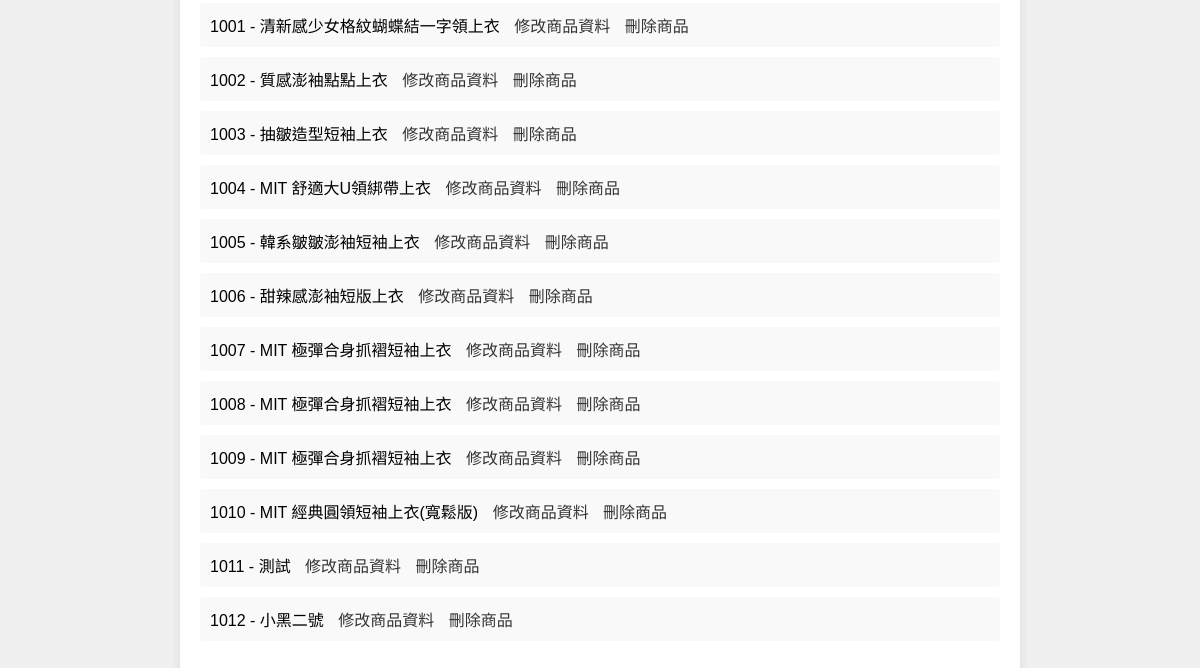
The app's page /manage_products.html/ (lower part), older data.
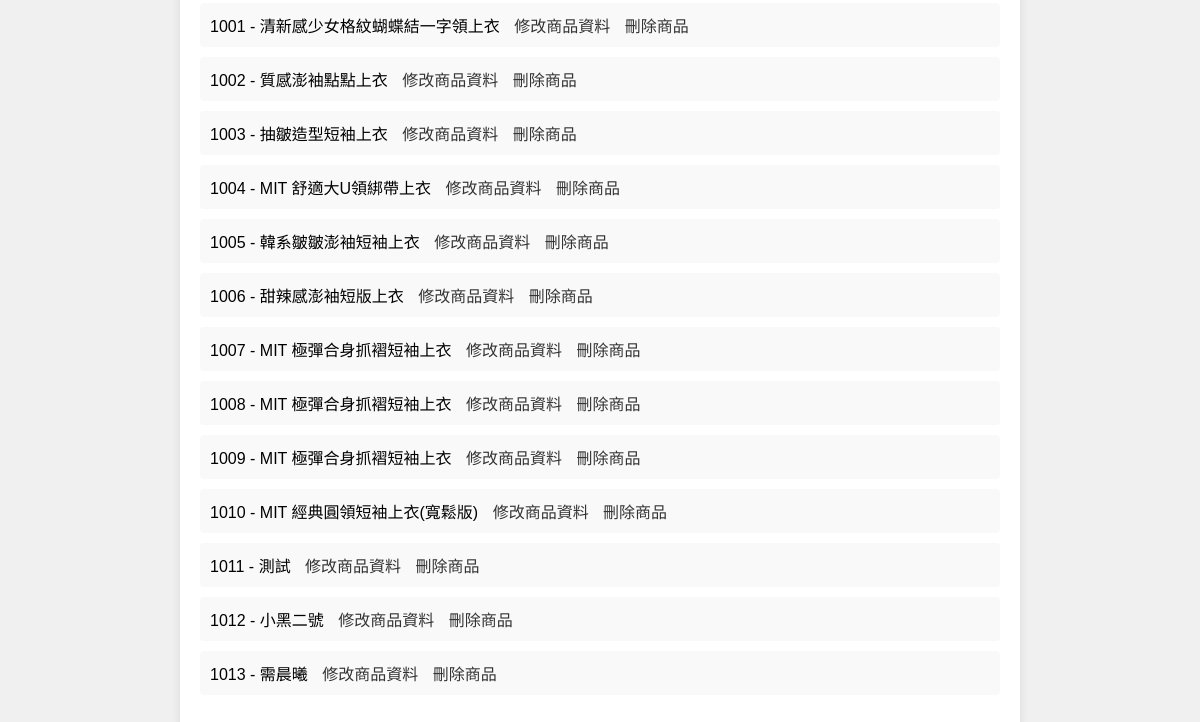
The same page, newer data.
### home/models.py (models this page shows, shortened)
class Product(models.Model):
    CATEGORY_CHOICES = [
        ('tops', '上衣'),
        ('bottoms', '下装'),
        ('dresses', '洋装'),
        ('sweaters', '毛衣'),
        ('outerwear', '外套/夾克'),
        ('homewear', '家居'),
        ('shoes', '鞋子'),
        ('bags', '包包'),
        ('accessories', '配件'),
    ]
    SUBCATEGORY_CHOICES = {
        'tops': [
            ('sleeveless', '無袖'),
            ('short_sleeve', '短袖'),
            ('long_sleeve', '長袖'),
            ('shirt', '襯衫'),
        ],
        'bottoms': [
            ('skirts', '裙類'),
            ('shorts', '短褲'),
            ('pants', '長褲'),
            ('jeans', '牛仔褲'),
        ],
        'dresses': [
            ('floral', '小碎花'),
            ('straight', '直筒'),
            ('sleeveless', '無袖'),
        ],
        'sweaters': [
            ('sweater', '毛衣'),
            ('knit_vest', '針織背心'),
            ('knit_cardigan', '針織外套'),
        ],
        'outerwear': [
            ('casual_jacket', '休閒外套'),
            ('windbreaker', '防風外套'),
            ('down_jacket', '羽絨外套'),
            ('coat', '大衣'),
        ],
        'homewear': [
            ('pajamas', '睡衣'),
            ('robe', '睡袍'),
        ],
        'shoes': [
            ('flats', '平底鞋'),
            ('dad_sneakers', '老爹鞋'),
            ('clogs', '洞洞鞋'),
        ],
        'bags': [
            ('handbag', '手提包'),
            ('backpack', '後背包'),
            ('shoulder_bag', '肩背包'),
            ('wallet', '皮夾'),
        ],
        'accessories': [
            ('jewelry', '飾品'),
            ('belt', '皮帶'),
            ('hat', '帽子'),
        ],
    }
    productNo = models.AutoField(primary_key=True,  verbose_name='商品編號')
    category = models.CharField(max_length=50, choices=CATEGORY_CHOICES, default='tops', verbose_name='商品類別')
    subcategory = models.CharField(max_length=50, default='sleeveless', verbose_name='商品子類別')
    productName = models.CharField(max_length=100, verbose_name='商品名稱')
    describe = models.TextField(verbose_name='商品描述')
    picture = models.URLField(verbose_name='圖片')
    price = models.PositiveIntegerField(default=0, verbose_name='價格')

### home/views.py (the view)
# urls.py: path('manage_products.html/', views.manage_products, name='manage_products'),
def manage_products(request):
    if request.method == 'POST':
        product_form = ProductForm(request.POST)
        store_form = StoreForm(request.POST)
        if product_form.is_valid():
            product_form.save()
            messages.success(request, '新增商品成功！')
            return redirect('manage_products')
    else:
        product_form = ProductForm()
        store_form = StoreForm()
    products = Product.objects.all()
    stores = Store.objects.all()
    return render(request, 'manage_products.html', {
        'product_form': product_form,
        'store_form': store_form,
        'products': products,
        'stores': stores
    })

### templates/manage_products.html (shortened to what this page needs)
<!DOCTYPE html>
<html lang="zh-TW">
<head>
</head>
<body>
    <div class="container">
        <ul>
            {% for product in products %}
                <li>
                    {{ product.productNo }} - {{ product.productName }}
                    <a href="{% url 'edit_product' product.productNo %}">修改商品資料</a>
                    <a href="{% url 'delete_product' product.productNo %}">刪除商品</a>
                </li>
            {% endfor %}
        </ul>
    </div>
</body>
</html>

Row changes from the older to the newer data that the page shows:
added Product: productNo "1013", productName "需晨曦"
